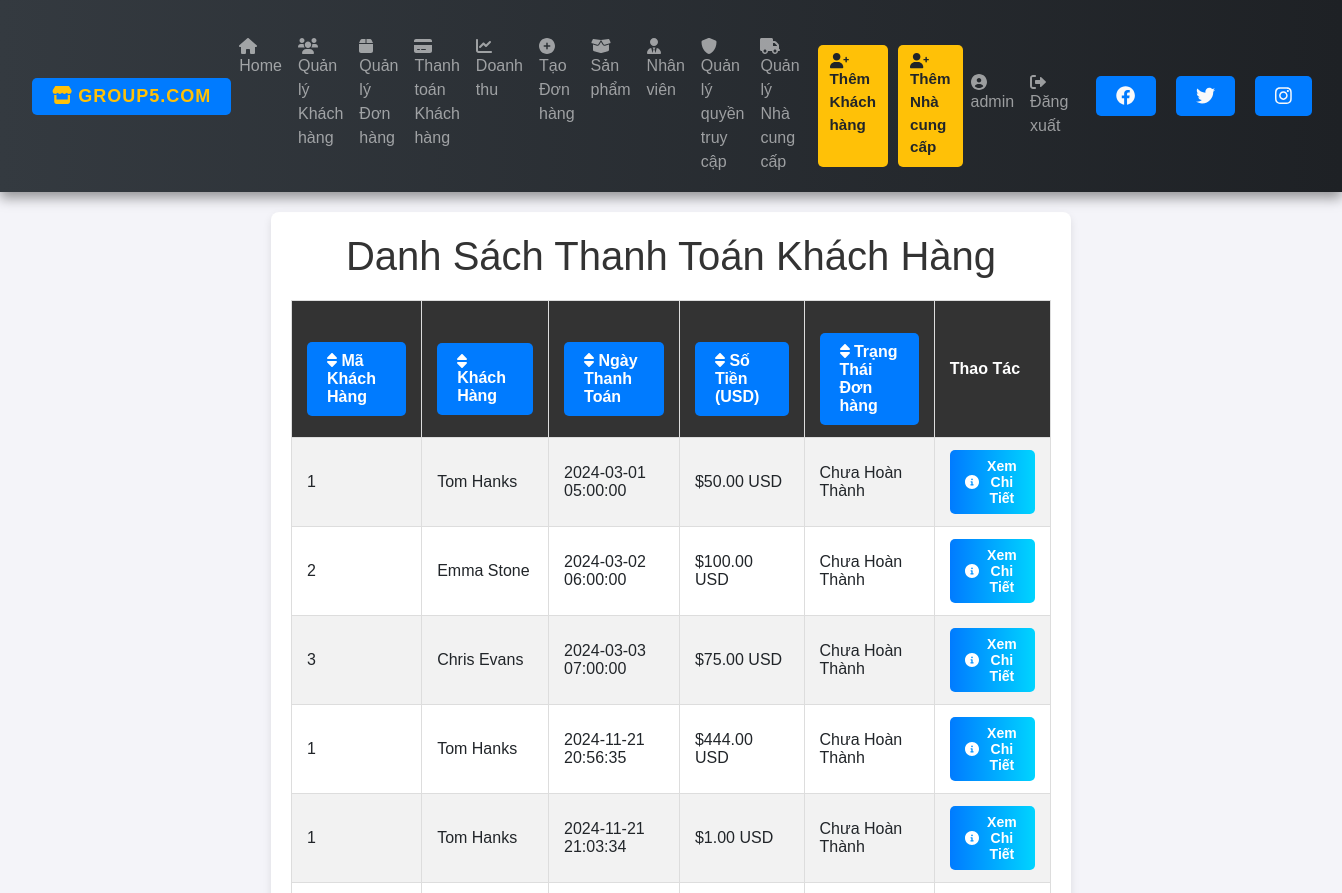
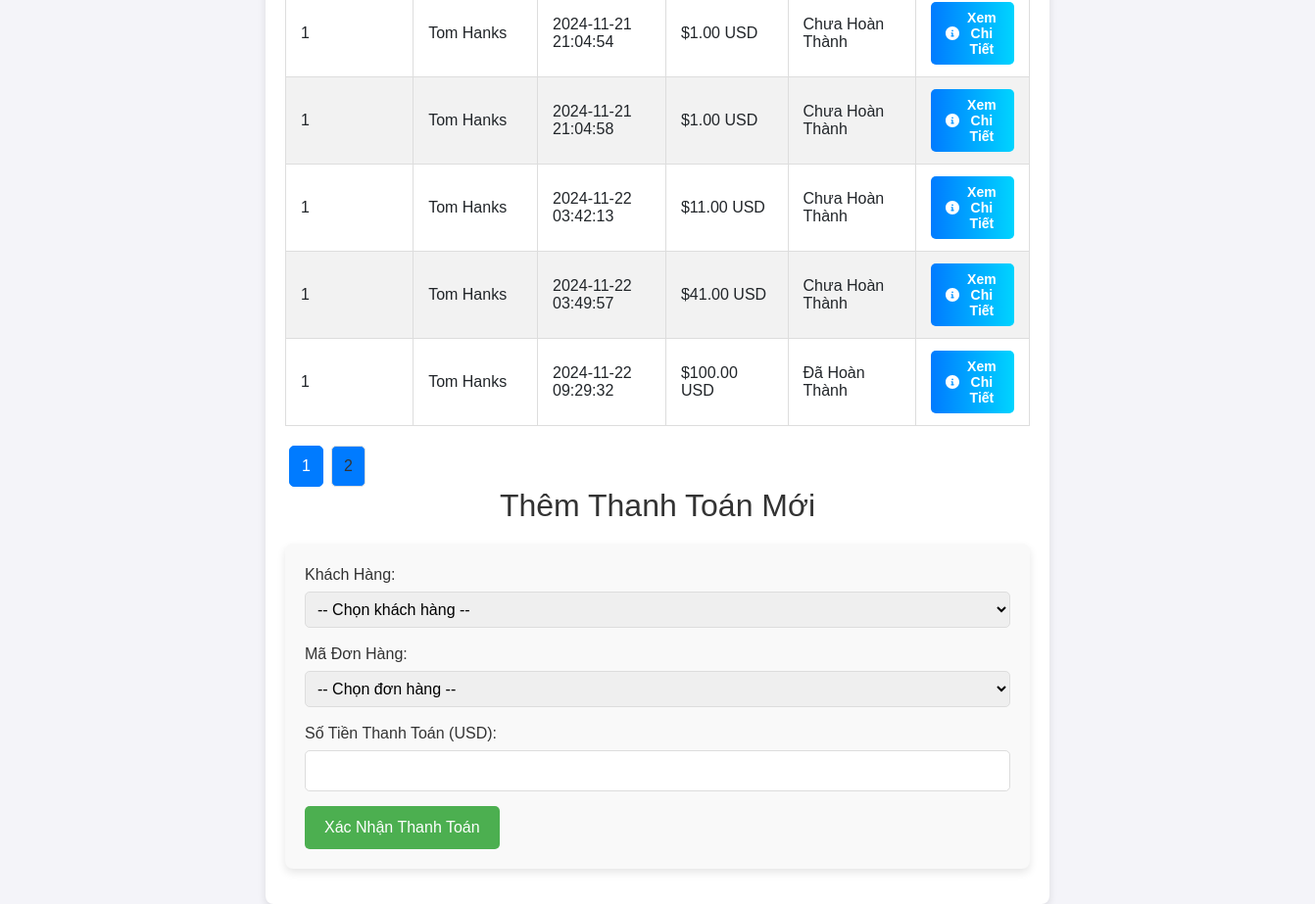
The page /customer_payments.php (signed in) on the database its author committed (2 pictures, top to bottom).
### tables this page shows
CREATE TABLE `customer_partialpayments` (
  `CusId` int(11) NOT NULL,
  `Amount` decimal(10,2) DEFAULT NULL,
  `PaymentTime` timestamp NOT NULL DEFAULT current_timestamp(),
  `OCode` int(11) DEFAULT NULL,
  `id` int(11) NOT NULL
);

CREATE TABLE `customer` (
  `CusId` int(11) NOT NULL,
  `Fname` varchar(100) DEFAULT NULL,
  `Lname` varchar(100) DEFAULT NULL,
  `Phone` varchar(15) DEFAULT NULL,
  `Address` varchar(200) DEFAULT NULL,
  `Dept` decimal(10,2) DEFAULT NULL,
  `ECode` int(11) DEFAULT NULL
);

### customer_payments.php (the view, shortened to what this page needs)
<?php
require 'connect.php';
include 'nav.php';
$limit = 10;
$page = isset($_GET['page']) ? (int)$_GET['page'] : 1;
$offset = ($page - 1) * $limit;
$order_by = isset($_GET['order_by']) ? $_GET['order_by'] : 'PaymentTime';
$order_dir = isset($_GET['order_dir']) && $_GET['order_dir'] === 'desc' ? 'desc' : 'asc';
$stmt = $conn->prepare("
    SELECT cp.CusId, cp.Amount, cp.PaymentTime, cp.OCode, c.Fname, c.Lname
    FROM customer_partialpayments cp
    JOIN customer c ON cp.CusId = c.CusId
    ORDER BY $order_by $order_dir
    LIMIT :limit OFFSET :offset
");
$stmt->bindParam(':limit', $limit, PDO::PARAM_INT);
$stmt->bindParam(':offset', $offset, PDO::PARAM_INT);
$stmt->execute();
$payments = $stmt->fetchAll(PDO::FETCH_ASSOC);
$total_stmt = $conn->query("SELECT COUNT(*) FROM customer_partialpayments");
$total_rows = $total_stmt->fetchColumn();
$total_pages = ceil($total_rows / $limit);
?>
<!DOCTYPE html>
<html lang="vi">
<head>
    <link rel="stylesheet" href="styles.css">
    <link rel="stylesheet" href="customer_payments.css">
</head>
<body>
    <div class="container">
        <h1>Danh Sách Thanh Toán Khách Hàng</h1>
        <table>
            <tr>
                <th>
                    <a href="?order_by=CusId&order_dir=<?= ($order_by === 'CusId' && $order_dir === 'asc') ? 'desc' : 'asc' ?>">
                        <i class="fas fa-sort"></i> Mã Khách Hàng
                    </a>
                </th>
                <th>
                    <a href="?order_by=Fname&order_dir=<?= ($order_by === 'Fname' && $order_dir === 'asc') ? 'desc' : 'asc' ?>">
                        <i class="fas fa-sort"></i> Khách Hàng
                    </a>
                </th>
                <th>
                    <a href="?order_by=PaymentTime&order_dir=<?= ($order_by === 'PaymentTime' && $order_dir === 'asc') ? 'desc' : 'asc' ?>">
                        <i class="fas fa-sort"></i> Ngày Thanh Toán
                    </a>
                </th>
                <th>
                    <a href="?order_by=Amount&order_dir=<?= ($order_by === 'Amount' && $order_dir === 'asc') ? 'desc' : 'asc' ?>">
                        <i class="fas fa-sort"></i> Số Tiền (USD)
                    </a>
                </th>
                <th>
                    <a href="?order_by=Status&order_dir=<?= ($order_by === 'Status' && $order_dir === 'asc') ? 'desc' : 'asc' ?>">
                        <i class="fas fa-sort"></i> Trạng Thái Đơn hàng
                </th>
                <th>Thao Tác</th>
            </tr>
            <?php if (!empty($payments)): ?>
                <?php foreach ($payments as $payment): ?>
                    <?php
                    $order_stmt = $conn->prepare("SELECT Status FROM orders WHERE OCode = ?");
                    $order_stmt->execute([$payment['OCode']]);
                    $order_status = $order_stmt->fetchColumn();
                    ?>
                    <tr>
                        <td><?= htmlspecialchars($payment['CusId']); ?></td>
                        <td><?= htmlspecialchars($payment['Fname'] . " " . $payment['Lname']); ?></td>
                        <td><?= htmlspecialchars($payment['PaymentTime']); ?></td>
                        <td>$<?= htmlspecialchars(number_format($payment['Amount'], 2)); ?> USD</td>
                        <td><?= $order_status === 'paid' ? 'Đã Hoàn Thành' : 'Chưa Hoàn Thành'; ?></td>
                        <td>
                            <button class="detail-btn" onclick="window.location.href='customer_orders.php?customer_id=<?= htmlspecialchars($payment['CusId']); ?>'">
                                <i class="fas fa-info-circle"></i> Xem Chi Tiết
                            </button>
                        </td>
                    </tr>
                <?php endforeach; ?>
            <?php else: ?>
                <tr>
                    <td colspan="6">Không có thanh toán nào.</td>
                </tr>
            <?php endif; ?>
        </table>
        <div class="pagination">
            <?php for ($i = 1; $i <= $total_pages; $i++): ?>
                <a href="?page=<?= $i ?>" class="<?= ($i == $page) ? 'active' : '' ?>"><?= $i ?></a>
            <?php endfor; ?>
        </div>
        <h2>Thêm Thanh Toán Mới</h2>
<form action="customer_payments.php" method="POST" onsubmit="return validatePayment()">
    <label for="customer_id">Khách Hàng:</label>
    <select name="customer_id" required onchange="fetchOrders(this.value)">
        <option value="">-- Chọn khách hàng --</option>
    </select>
    <label for="order_code">Mã Đơn Hàng:</label>
    <select name="order_code" id="order_code" required onchange="updateRemainingBalance()">
        <option value="">-- Chọn đơn hàng --</option>
    </select>
    <label for="amount">Số Tiền Thanh Toán (USD):</label>
    <input type="number" name="amount" step="0.01" required id="amount">
    <button type="submit">Xác Nhận Thanh Toán</button>
</form>

### styles.css (style rules this page uses)
body { font-family: Arial, sans-serif; background-color: #f4f4f4; margin: 0; padding: 0; }
h1, h2 { color: #333; }
.container { width: 80%; margin: 0 auto; background-color: #fff; padding: 20px; box-shadow: 0 0 10px rgba(0, 0, 0, 0.1); margin-top: 20px; }
table { width: 100%; border-collapse: collapse; margin-top: 20px; }
table, th, td { border: 1px solid #ddd; }
th, td { padding: 10px; text-align: left; }
th { background-color: #f2f2f2; }
a { display: inline-block; margin-top: 20px; padding: 10px 20px; background-color: #007bff; color: #fff; text-decoration: none; border-radius: 5px; }

### customer_payments.css (style rules this page uses)
body { font-family: Arial, sans-serif; background: #f4f4f9; display: flex; flex-direction: column; }
.container { max-width: 800px; width: 100%; background: #fff; padding: 20px; border-radius: 8px; box-shadow: 0px 4px 8px rgba(0, 0, 0, 0.1); }
h1, h2 { color: #333; text-align: center; margin-bottom: 20px; }
table { width: 100%; border-collapse: collapse; margin-bottom: 20px; }
th, td { padding: 12px 15px; text-align: left; }
th { background-color: #333; color: white; }
th a { text-decoration: none; color: white; }
tr:nth-child(even) { background-color: #f2f2f2; }
form { background: #f9f9f9; padding: 20px; border-radius: 8px; box-shadow: 0px 4px 8px rgba(0, 0, 0, 0.1); }
form label { display: block; margin-bottom: 5px; color: #333; }
form select, form input[type="number"] { width: 100%; padding: 8px; margin-bottom: 15px; border: 1px solid #ddd; border-radius: 5px; outline: none; }
form button { background-color: #4CAF50; color: white; padding: 10px 20px; border: none; border-radius: 5px; cursor: pointer; transition: 0.3s; }
.pagination { display: flex; }
.pagination a { color: #333; padding: 8px 12px; margin: 0 4px; border-radius: 5px; border: 1px solid #ddd; text-decoration: none; transition: 0.3s; }
.pagination a.active { background-color: #007bff; color: white; border: 1px solid #007bff; }

### customer_payments.php (style rules this page uses)
.detail-btn { background: linear-gradient(to right, #007bff, #00d4ff); color: white; border: none; padding: 8px 15px; font-size: 14px; font-weight: bold; border-radius: 5px; cursor: pointer; transition: all 0.3s ease; display: flex; align-items: center; gap: 5px; }

### rows shown on the page
customer_partialpayments: CusId "1", CusId.Lname "Tom Hanks", PaymentTime "2024-03-01 05:00:00", Amount "50.00", shows "Chưa Hoàn Thành"
customer_partialpayments: CusId "2", CusId.Lname "Emma Stone", PaymentTime "2024-03-02 06:00:00", Amount "100.00", shows "Chưa Hoàn Thành"
customer_partialpayments: CusId "3", CusId.Lname "Chris Evans", PaymentTime "2024-03-03 07:00:00", Amount "75.00", shows "Chưa Hoàn Thành"
customer_partialpayments: CusId "1", CusId.Lname "Tom Hanks", PaymentTime "2024-11-21 20:56:35", Amount "444.00", shows "Chưa Hoàn Thành"
customer_partialpayments: CusId "1", CusId.Lname "Tom Hanks", PaymentTime "2024-11-21 21:03:34", Amount "1.00", shows "Chưa Hoàn Thành"
customer_partialpayments: CusId "1", CusId.Lname "Tom Hanks", PaymentTime "2024-11-21 21:04:54", Amount "1.00", shows "Chưa Hoàn Thành"
customer_partialpayments: CusId "1", CusId.Lname "Tom Hanks", PaymentTime "2024-11-21 21:04:58", Amount "1.00", shows "Chưa Hoàn Thành"
customer_partialpayments: CusId "1", CusId.Lname "Tom Hanks", PaymentTime "2024-11-22 03:42:13", Amount "11.00", shows "Chưa Hoàn Thành"
customer_partialpayments: CusId "1", CusId.Lname "Tom Hanks", PaymentTime "2024-11-22 03:49:57", Amount "41.00", shows "Chưa Hoàn Thành"
customer_partialpayments: CusId "1", CusId.Lname "Tom Hanks", PaymentTime "2024-11-22 09:29:32", Amount "100.00", shows "Đã Hoàn Thành"

### other values the page prints
$_SESSION['username'] "admin"
